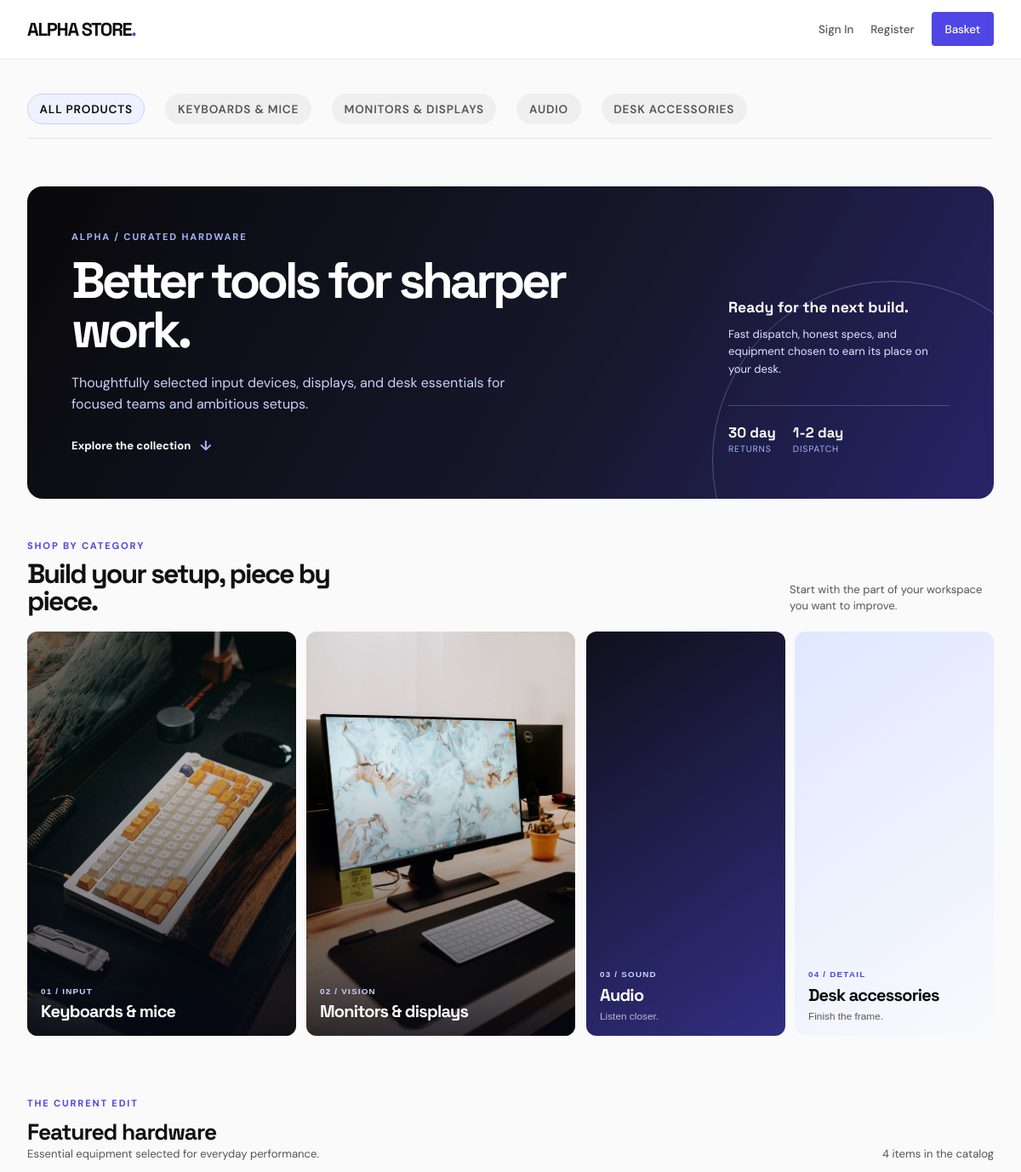
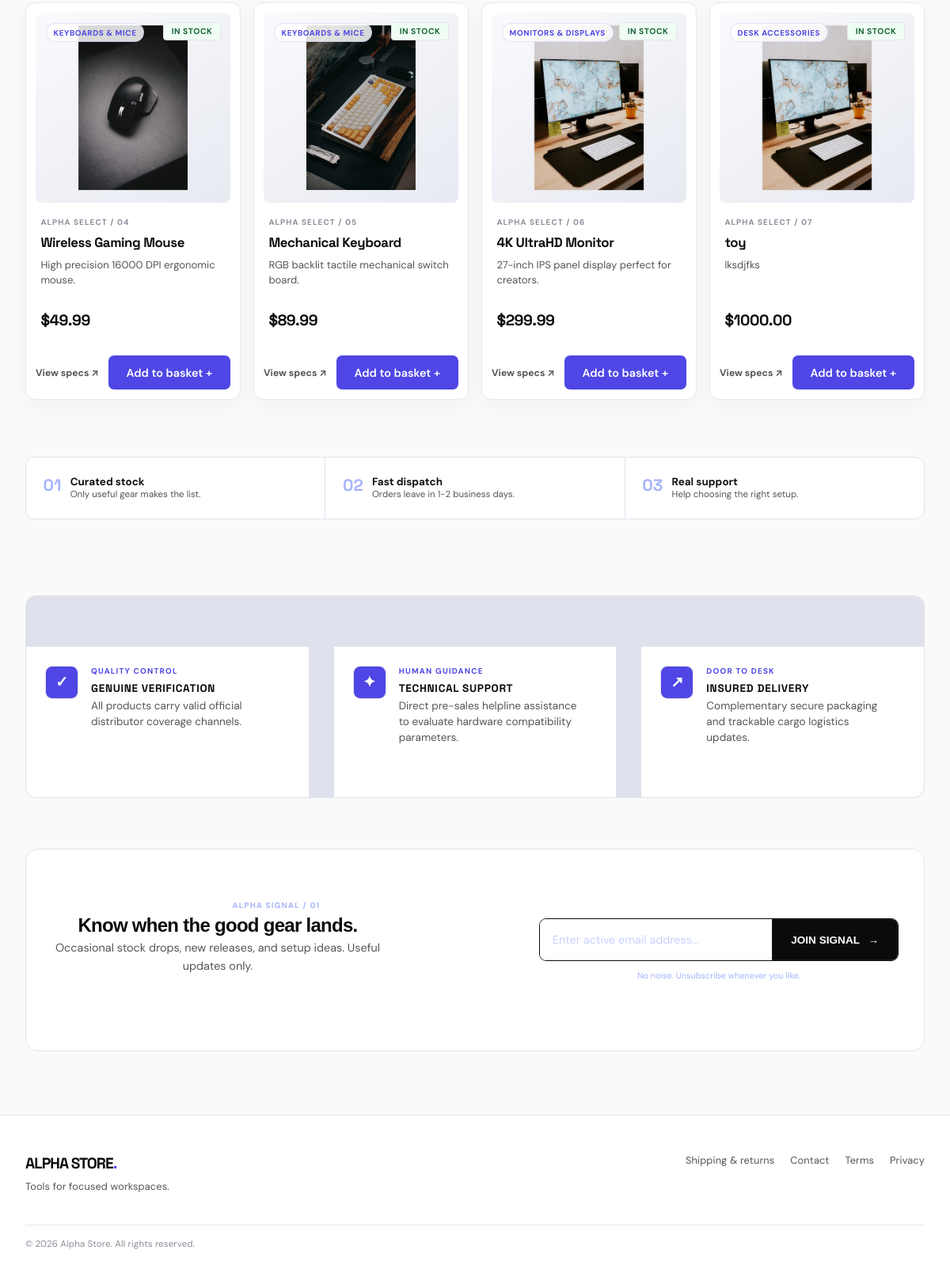
The page / on the database its author committed (2 pictures, top to bottom).
### shop/models.py (models this page shows, shortened)
class Product(models.Model):
    name = models.CharField(max_length=200)
    description = models.TextField()
    price = models.DecimalField(max_digits=10, decimal_places=2)
    in_stock = models.BooleanField(default=True)
    image = models.ImageField(upload_to='products/', null=True, blank=True)
    @property
    def has_image(self):
        return bool(self.image and self.image.storage.exists(self.image.name))
    @property
    def category_key(self):
        name = self.name.lower()
        if any(term in name for term in ('mouse', 'keyboard', 'controller', 'webcam')):
            return 'peripherals'
        if any(term in name for term in ('monitor', 'display', 'screen')):
            return 'monitors'
        if any(term in name for term in ('audio', 'headset', 'speaker', 'microphone', 'mic')):
            return 'audio'
        return 'accessories'
    @property
    def category_label(self):
        return {
            'peripherals': 'Keyboards & mice',
            'monitors': 'Monitors & displays',
            'audio': 'Audio',
            'accessories': 'Desk accessories',
        }[self.category_key]

### shop/views.py (the view)
# urls.py: path('', views.product_list, name='product_list'),
def product_list(request):
    products = Product.objects.all()
    return render(request, 'store.html', {'products': products})

### shop/templates/store.html (shortened to what this page needs)
{% extends 'base.html' %}
{% load static %}
{% block content %}
<div class="store-sub-nav" id="catalog-filters" aria-label="Product categories">
    <button type="button" class="store-sub-link active" data-filter="all">All products</button>
    <button type="button" class="store-sub-link" data-filter="peripherals">Keyboards & mice</button>
    <button type="button" class="store-sub-link" data-filter="monitors">Monitors & displays</button>
    <button type="button" class="store-sub-link" data-filter="audio">Audio</button>
    <button type="button" class="store-sub-link" data-filter="accessories">Desk accessories</button>
</div>
<div class="store-hero">
    <div>
        <span class="eyebrow">ALPHA / CURATED HARDWARE</span>
        <h1>Better tools for sharper work.</h1>
        <p>Thoughtfully selected input devices, displays, and desk essentials for focused teams and ambitious setups.</p>
        <a class="hero-link" href="#catalog">Explore the collection <span aria-hidden="true">↓</span></a>
    </div>
    <div class="store-hero-aside">
        <div class="store-hero-note">
            <strong>Ready for the next build.</strong>
            Fast dispatch, honest specs, and equipment chosen to earn its place on your desk.
        </div>
        <div class="hero-stats">
            <span><strong>30 day</strong><small>returns</small></span>
            <span><strong>1-2 day</strong><small>dispatch</small></span>
        </div>
    </div>
</div>
<section class="category-showcase" aria-labelledby="category-heading">
    <div class="section-heading">
        <div>
            <span class="eyebrow eyebrow-light">SHOP BY CATEGORY</span>
            <h2 id="category-heading">Build your setup, piece by piece.</h2>
        </div>
        <p>Start with the part of your workspace you want to improve.</p>
    </div>
    <div class="category-grid">
        <button type="button" class="category-card category-card-image" data-filter="peripherals">
            <img src="{% static 'shop/images/keyboard.jpg' %}" alt="Keyboards and mice">
            <span><small>01 / INPUT</small><strong>Keyboards & mice</strong></span>
        </button>
        <button type="button" class="category-card category-card-image" data-filter="monitors">
            <img src="{% static 'shop/images/monitor.jpg' %}" alt="Monitors and displays">
            <span><small>02 / VISION</small><strong>Monitors & displays</strong></span>
        </button>
        <button type="button" class="category-card category-card-dark" data-filter="audio">
            <span><small>03 / SOUND</small><strong>Audio</strong><em>Listen closer.</em></span>
        </button>
        <button type="button" class="category-card category-card-light" data-filter="accessories">
            <span><small>04 / DETAIL</small><strong>Desk accessories</strong><em>Finish the frame.</em></span>
        </button>
    </div>
</section>
<div class="catalog-heading" id="catalog">
    <div>
        <span class="eyebrow eyebrow-light">THE CURRENT EDIT</span>
        <h2>Featured hardware</h2>
        <p>Essential equipment selected for everyday performance.</p>
    </div>
    <p id="catalog-count">{{ products.count }} items in the catalog</p>
</div>
<div class="product-grid">
    {% for product in products %}
    <article class="product-card" data-product-card data-category="{{ product.category_key }}" style="position: relative;">
        <div class="card-media" style="position: relative; overflow: hidden; background: #ffffff; display: flex; align-items: center; justify-content: center;">
            {% if product.has_image %}
                <img src="{{ product.image.url }}" alt="{{ product.name }}" style="width:100%; height:100%; object-fit: cover;">
            {% elif "mouse" in product.name|lower %}
                <img src="{% static 'shop/images/mouse.jpg' %}" alt="{{ product.name }}" style="width:100%; height:100%; object-fit: cover;">
            {% elif "keyboard" in product.name|lower %}
                <img src="{% static 'shop/images/keyboard.jpg' %}" alt="{{ product.name }}" style="width:100%; height:100%; object-fit: cover;">
            {% else %}
                <img src="{% static 'shop/images/monitor.jpg' %}" alt="{{ product.name }}" style="width:100%; height:100%; object-fit: cover;">
            {% endif %}
            <span class="product-category">{{ product.category_label }}</span>
            <span id="store-stock-badge-{{ product.id }}"
                  style="position: absolute; top: 0.75rem; right: 0.75rem; padding: 0.25rem 0.6rem; border-radius: 4px; font-size: 0.65rem; font-weight: 700; text-transform: uppercase; letter-spacing: 0.05em; border: 1px solid var(--bc-border); z-index: 10;"
                  class="{% if product.in_stock %}badge-allocated-true{% else %}badge-allocated-false{% endif %}">
                {% if product.in_stock %}In Stock{% else %}Out of Stock{% endif %}
            </span>
        </div>
        <div class="card-body" style="padding: 1rem 0;">
            <span class="card-kicker">ALPHA SELECT / 0{{ product.id }}</span>
            <h3 class="card-title">{{ product.name }}</h3>
            <p class="card-desc">{{ product.description }}</p>
        </div>
        <div class="card-footer" style="padding: 0; margin-bottom: 1rem;">
            <div class="price-row">
                <span class="card-price">${{ product.price }}</span>
            </div>
        </div>
        <div class="card-actions">
            <a href="/product/{{ product.id }}/" class="specs-link" aria-label="View {{ product.name }} specifications">View specs <span aria-hidden="true">↗</span></a>
            <a href="/cart/add/{{ product.id }}/" class="btn-add" aria-label="Add {{ product.name }} to basket">Add to basket <span aria-hidden="true">+</span></a>
        </div>
    </article>
    {% endfor %}
</div>
<section class="store-service-band" aria-label="Alpha Store service benefits">
    <div><strong>01</strong><span>Curated stock</span><small>Only useful gear makes the list.</small></div>
    <div><strong>02</strong><span>Fast dispatch</span><small>Orders leave in 1-2 business days.</small></div>
    <div><strong>03</strong><span>Real support</span><small>Help choosing the right setup.</small></div>
</section>
<div class="store-trust-grid">
    <div class="store-trust-item">
        <div class="store-trust-badge"><span class="trust-icon" aria-hidden="true">✓</span></div>
        <div>
            <span class="trust-kicker">QUALITY CONTROL</span>
            <h4 class="store-trust-title">Genuine verification</h4>
            <p class="store-trust-desc">All products carry valid official distributor coverage channels.</p>
        </div>
    </div>
    <div class="store-trust-item">
        <div class="store-trust-badge"><span class="trust-icon" aria-hidden="true">✦</span></div>
        <div>
            <span class="trust-kicker">HUMAN GUIDANCE</span>
            <h4 class="store-trust-title">Technical support</h4>
            <p class="store-trust-desc">Direct pre-sales helpline assistance to evaluate hardware compatibility parameters.</p>
        </div>
    </div>
    <div class="store-trust-item">
        <div class="store-trust-badge"><span class="trust-icon" aria-hidden="true">↗</span></div>
        <div>
            <span class="trust-kicker">DOOR TO DESK</span>
            <h4 class="store-trust-title">Insured delivery</h4>
            <p class="store-trust-desc">Complementary secure packaging and trackable cargo logistics updates.</p>
        </div>
    </div>
</div>
<div class="store-newsletter-panel">
    <div class="newsletter-content">
        <span class="newsletter-kicker">ALPHA SIGNAL / 01</span>
        <h3 class="store-newsletter-title">Know when the good gear lands.</h3>
        <p class="store-newsletter-desc">Occasional stock drops, new releases, and setup ideas. Useful updates only.</p>
    </div>
    <form onsubmit="event.preventDefault(); window.showToast('Onboarded successfully! Monitoring queue alerts.'); this.reset();" style="margin: 0;">
        <div class="store-form-wrapper">
            <input type="email" required placeholder="Enter active email address..." class="store-input-field" aria-label="Newsletter collection field input">
            <button type="submit" class="store-submit-btn">Join signal <span aria-hidden="true">→</span></button>
        </div>
        <small class="newsletter-note">No noise. Unsubscribe whenever you like.</small>
    </form>
</div>
{% endblock %}

### shop/templates/store.html (style rules this page uses)
.store-sub-nav { display: flex; gap: 1.5rem; border-bottom: 1px solid var(--bc-border); padding-bottom: 1rem; margin-bottom: 3.5rem; overflow-x: auto; }
.store-sub-link { font-size: 0.85rem; font-weight: 600; text-transform: uppercase; color: var(--bc-text-muted); text-decoration: none; white-space: nowrap; transition: color 0.15s ease; }
.store-sub-link:hover, .store-sub-link.active { color: var(--bc-black); }
.store-trust-grid { display: grid; grid-template-columns: repeat(auto-fit, minmax(260px, 1fr)); gap: 2rem; border-top: 1px solid var(--bc-border); padding-top: 4rem; margin-top: 6rem; margin-bottom: 2rem; }
.store-trust-item { display: flex; align-items: flex-start; gap: 1rem; }
.store-trust-badge { font-size: 1.25rem; background: var(--bc-pure-white); border: 1px solid var(--bc-border); width: 42px; height: 42px; display: flex; align-items: center; justify-content: center; flex-shrink: 0; }
.store-trust-title { font-size: 0.85rem; font-weight: 700; color: var(--bc-black); text-transform: uppercase; letter-spacing: 0.05em; }
.store-trust-desc { font-size: 0.85rem; color: var(--bc-text-muted); margin-top: 0.25rem; line-height: 1.5; }
.store-newsletter-panel { background: var(--bc-pure-white); border: 1px solid var(--bc-border); padding: 4rem 2rem; text-align: center; margin-top: 4rem; }
.store-newsletter-title { font-family: 'Plus Jakarta Sans', sans-serif; font-size: 1.5rem; font-weight: 800; color: var(--bc-black); letter-spacing: -0.03em; }
.store-newsletter-desc { color: var(--bc-text-muted); font-size: 0.9rem; margin-top: 0.35rem; margin-bottom: 2rem; }
.store-form-wrapper { display: flex; max-width: 460px; margin: 0 auto; border: 1px solid var(--bc-black); }
.store-input-field { flex-grow: 1; background: var(--bc-pure-white); border: none; padding: 0.85rem 1rem; color: var(--bc-black); font-family: var(--bc-font); font-size: 0.9rem; }
.store-submit-btn { background: var(--bc-black); color: var(--bc-pure-white); border: none; padding: 0.85rem 1.5rem; font-weight: 600; font-size: 0.85rem; text-transform: uppercase; cursor: pointer; transition: opacity 0.15s ease; }
.badge-allocated-true { background: #f0fdf4; color: #166534; }

### rows shown on the page
Product: image (picture), category_label "KEYBOARDS & MICE", in_stock "IN STOCK", id "4", name "Wireless Gaming Mouse", description "High precision 16000 DPI ergonomic mouse.", price "49.99"
Product: category_label "KEYBOARDS & MICE", in_stock "IN STOCK", id "5", name "Mechanical Keyboard", description "RGB backlit tactile mechanical switch board.", price "89.99"
Product: category_label "MONITORS & DISPLAYS", in_stock "IN STOCK", id "6", name "4K UltraHD Monitor", description "27-inch IPS panel display perfect for creators.", price "299.99"
Product: category_label "DESK ACCESSORIES", in_stock "IN STOCK", id "7", name "toy", description "lksdjfks", price "1000.00"
